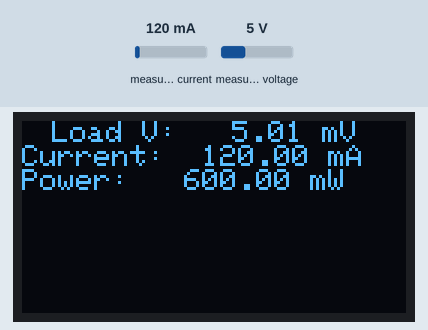
Simulated run of this sketch. Board: Arduino Uno, built with avr-gcc and run on an emulated ATmega328P. Parts: 128×64 one-colour display. The test bench sets the inputs (shaded band); at power-on: measured current 120 mA, measured voltage 5 V. The display library's start-up logo is not drawn; what the sketch prints to the serial monitor is not drawn.

Above: at 3.2 s.
3.3 s: measured current set to 40 mA
At 4.6 s:
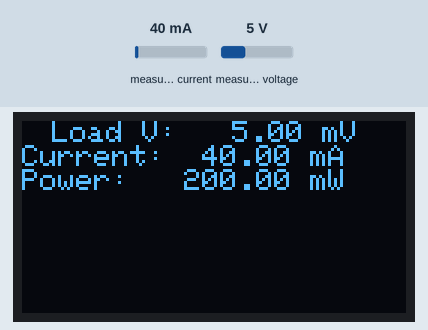
4.9 s: measured voltage set to 0.3 V
At 7.0 s:
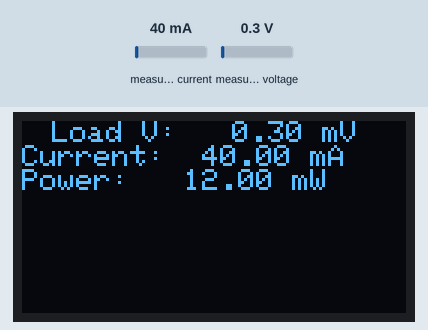
7.3 s: measured current set to 500 mA
At 8.6 s:
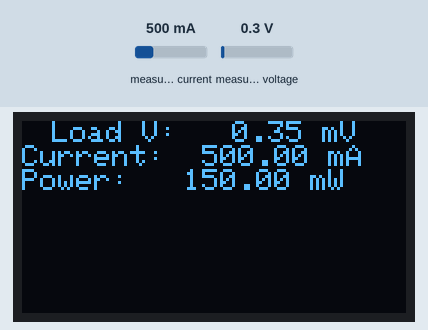
9.7 s: measured voltage set to 3.8 V
At 11.3 s:
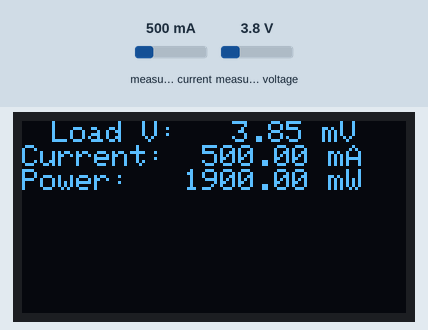
Timing chart, 0 to 12.8 s (numbered marks = the images above; inputs shaded):
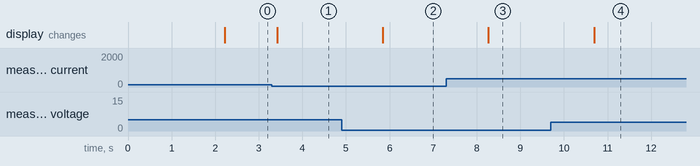

Measured:
- after the input at 3.3 s, the display: changes after 0.13 s (image 1)
- after the input at 4.9 s, the display: changes after 0.95 s (image 2)
- after the input at 7.3 s, the display: changes after 0.97 s (image 3)
- after the input at 9.7 s, the display: changes after 0.99 s (image 4)

The sketch:

power_monitor.ino
```cpp
#include <Adafruit_SPITFT.h>
#include <Adafruit_SPITFT_Macros.h>
#include <gfxfont.h>

#include <Wire.h>
#include <Adafruit_INA219.h>
#include <SPI.h>
#include <Wire.h>
#include <Adafruit_GFX.h>
#include <Adafruit_SSD1306.h>

#define SCREEN_WIDTH 128 // OLED display width, in pixels
#define SCREEN_HEIGHT 64 // OLED display height, in pixels

// Declaration for an SSD1306 display connected to I2C (SDA, SCL pins)
// The pins for I2C are defined by the Wire-library.
// On an arduino UNO:       A4(SDA), A5(SCL)
// On an arduino MEGA 2560: 20(SDA), 21(SCL)
// On an arduino LEONARDO:   2(SDA),  3(SCL), ...
#define OLED_RESET     -1 // Reset pin # (or -1 if sharing Arduino reset pin)
#define SCREEN_ADDRESS 0x3C ///< See datasheet for Address; 0x3D for 128x64, 0x3C for 128x32
Adafruit_SSD1306 display(SCREEN_WIDTH, SCREEN_HEIGHT, &Wire, OLED_RESET);

#define NUMFLAKES     10 // Number of snowflakes in the animation example

#define LOGO_HEIGHT   16
#define LOGO_WIDTH    16
static const unsigned char PROGMEM logo_bmp[] =
{ 0b00000000, 0b11000000,
  0b00000001, 0b11000000,
  0b00000001, 0b11000000,
  0b00000011, 0b11100000,
  0b11110011, 0b11100000,
  0b11111110, 0b11111000,
  0b01111110, 0b11111111,
  0b00110011, 0b10011111,
  0b00011111, 0b11111100,
  0b00001101, 0b01110000,
  0b00011011, 0b10100000,
  0b00111111, 0b11100000,
  0b00111111, 0b11110000,
  0b01111100, 0b11110000,
  0b01110000, 0b01110000,
  0b00000000, 0b00110000 };

Adafruit_INA219 ina219;

void setup(void)
{
  Serial.begin(9600);
  Serial.println("hello");
  while (!Serial)
  {
    delay(1);
  }

  Serial.println("hello1.4");
  // Initialize the INA219.
  if (! ina219.begin())
  {
    Serial.println("Failed to find INA219 chip");
    while (1)
    {
      Serial.println("hello2");
      delay(10);
    }
  }

  // SSD1306_SWITCHCAPVCC = generate display voltage from 3.3V internally
  if(!display.begin(SSD1306_SWITCHCAPVCC, SCREEN_ADDRESS)) {
    Serial.println(F("SSD1306 allocation failed"));
    for(;;); // Don't proceed, loop forever
  }

  display.display();
  delay(2000);
  // To use a slightly lower 32V, 1A range (higher precision on amps):
  //ina219.setCalibration_32V_1A();
  // Or to use a lower 16V, 400mA range, call:
  //ina219.setCalibration_16V_400mA();

  Serial.println("Measuring voltage, current, and power with INA219 ...");
}

void loop(void)
{
  float shuntvoltage = 0;
  float busvoltage = 0;
  float current_mA = 0;
  float loadvoltage = 0;
  float power_mW = 0;

  shuntvoltage = ina219.getShuntVoltage_mV();
  busvoltage = ina219.getBusVoltage_V();
  current_mA = ina219.getCurrent_mA();
  power_mW = ina219.getPower_mW();
  loadvoltage = busvoltage + (shuntvoltage / 1000);

  Serial.print("Bus Voltage:   "); Serial.print(busvoltage); Serial.println(" V");
  Serial.print("Shunt Voltage: "); Serial.print(shuntvoltage); Serial.println(" mV");
  Serial.print("Load Voltage:  "); Serial.print(loadvoltage); Serial.println(" V");
  Serial.print("Current:       "); Serial.print(current_mA); Serial.println(" mA");
  Serial.print("Power:         "); Serial.print(power_mW); Serial.println(" mW");
  Serial.println("");

  printPower();

  delay(1000);
}

void printPower(void) {
  display.clearDisplay();

  display.setTextSize(1.8); // Draw 2X-scale text
  display.setTextColor(SSD1306_WHITE);
  display.setCursor(10, 0);

  display.print("Load V:   ");
  display.print(ina219.getBusVoltage_V() + (ina219.getShuntVoltage_mV() / 1000));
  display.println(" mV");

  display.print("Current:  ");
  display.print(ina219.getCurrent_mA());
  display.println(" mA");

  display.print("Power:   ");
  display.print(ina219.getPower_mW());
  display.println(" mW");


  display.display();      // Show initial text
  delay(100);

}
```
